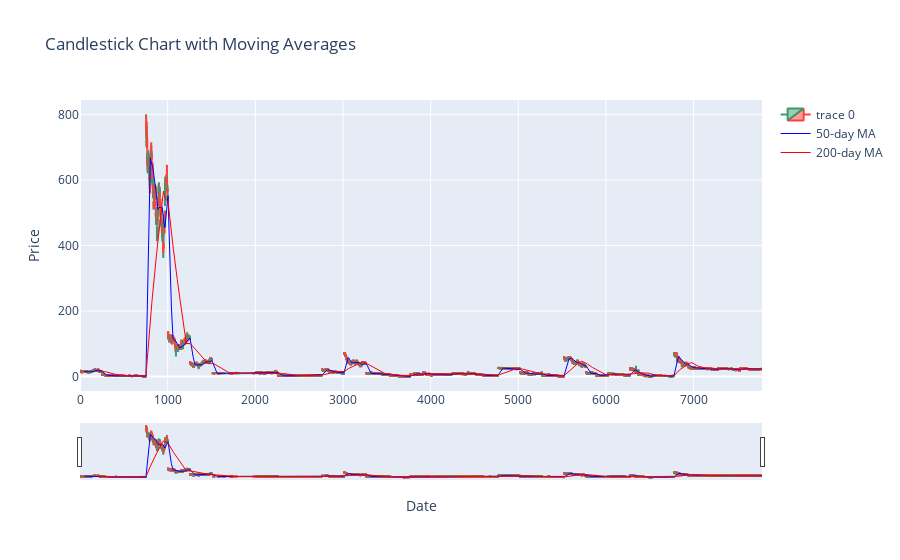

Notebook code cell kept with this figure:
### Markdown cell above
4.Visualization: Candlestick Charts

### Code cell
import plotly.graph_objects as go
fig = go.Figure(data=[go.Candlestick(   x=df.index,  open=df['open'],  high=df['high'],  low=df['low'],  close=df['close'])])


df['hammer1y1lowhighvolume'] = df['close'].rolling(window=50).mean()
df['hammer1y1lowhighlow'] = df['close'].rolling(window=200).mean()
fig.add_trace(go.Scatter(x=df.index, y=df['hammer1y1lowhighvolume'], line=dict(color='blue', width=1), name='50-day MA'))
fig.add_trace(go.Scatter(x=df.index, y=df['hammer1y1lowhighlow'], line=dict(color='red', width=1), name='200-day MA'))

fig.update_layout(title='Candlestick Chart with Moving Averages', xaxis_title='Date', yaxis_title='Price')

### Figure 1 — Plotly figure (JSON) as saved in the notebook; plotly's stock layout.template omitted (floating-point values rounded to 4 significant figures; data arrays with more than 128 entries replaced by an {"elided": "..."} marker saying what was removed)
{"data": [{"close": {"elided": "7781 float values"}, "high": {"elided": "7781 float values"}, "low": {"elided": "7781 float values"}, "open": {"elided": "7781 float values"}, "type": "candlestick", "x": {"elided": "7781 int values"}}, {"line": {"color": "blue", "width": 1}, "name": "50-day MA", "type": "scatter", "x": {"elided": "7781 int values"}, "y": {"elided": "7781 float values"}}, {"line": {"color": "red", "width": 1}, "name": "200-day MA", "type": "scatter", "x": {"elided": "7781 int values"}, "y": {"elided": "7781 float values"}}], "layout": {"title": {"text": "Candlestick Chart with Moving Averages"}, "xaxis": {"title": {"text": "Date"}}, "yaxis": {"title": {"text": "Price"}}}}
